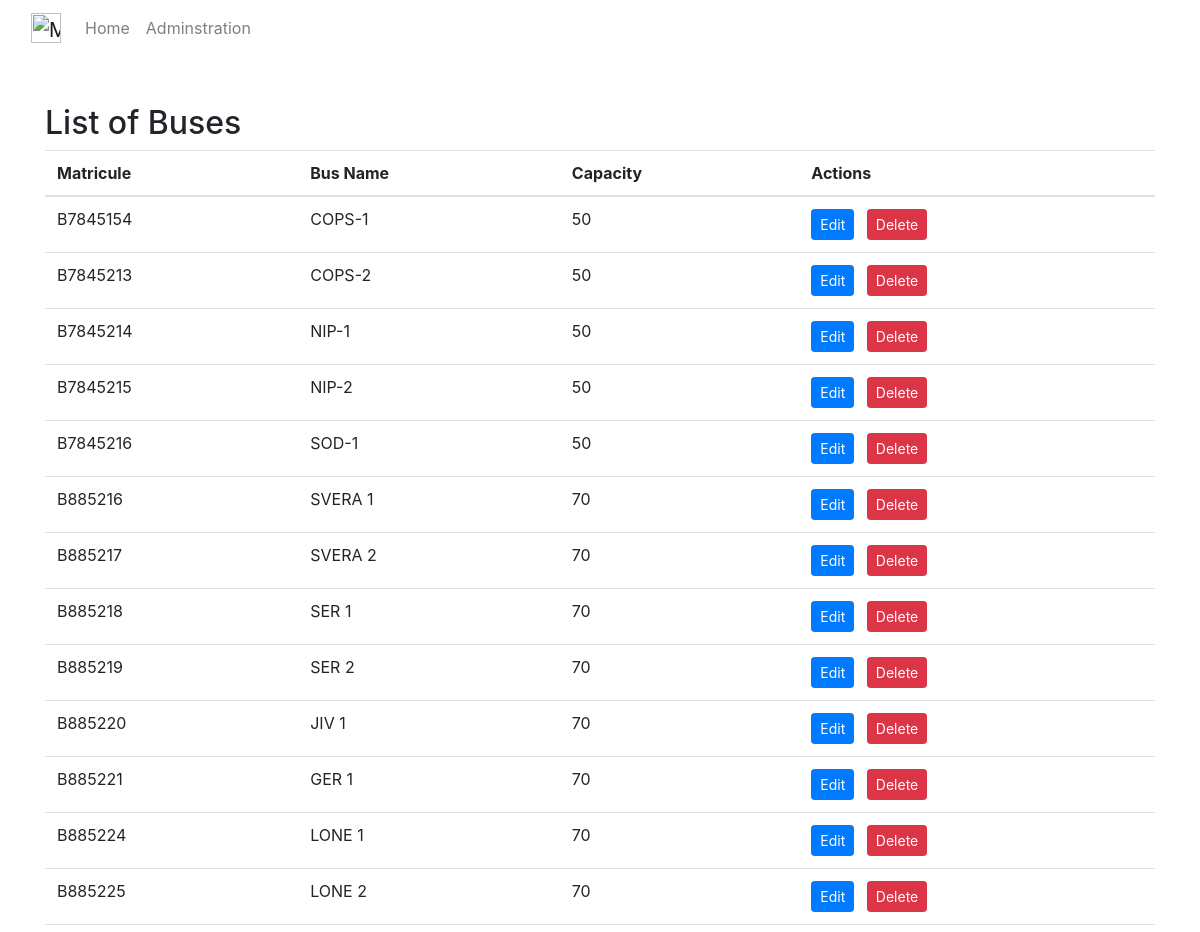
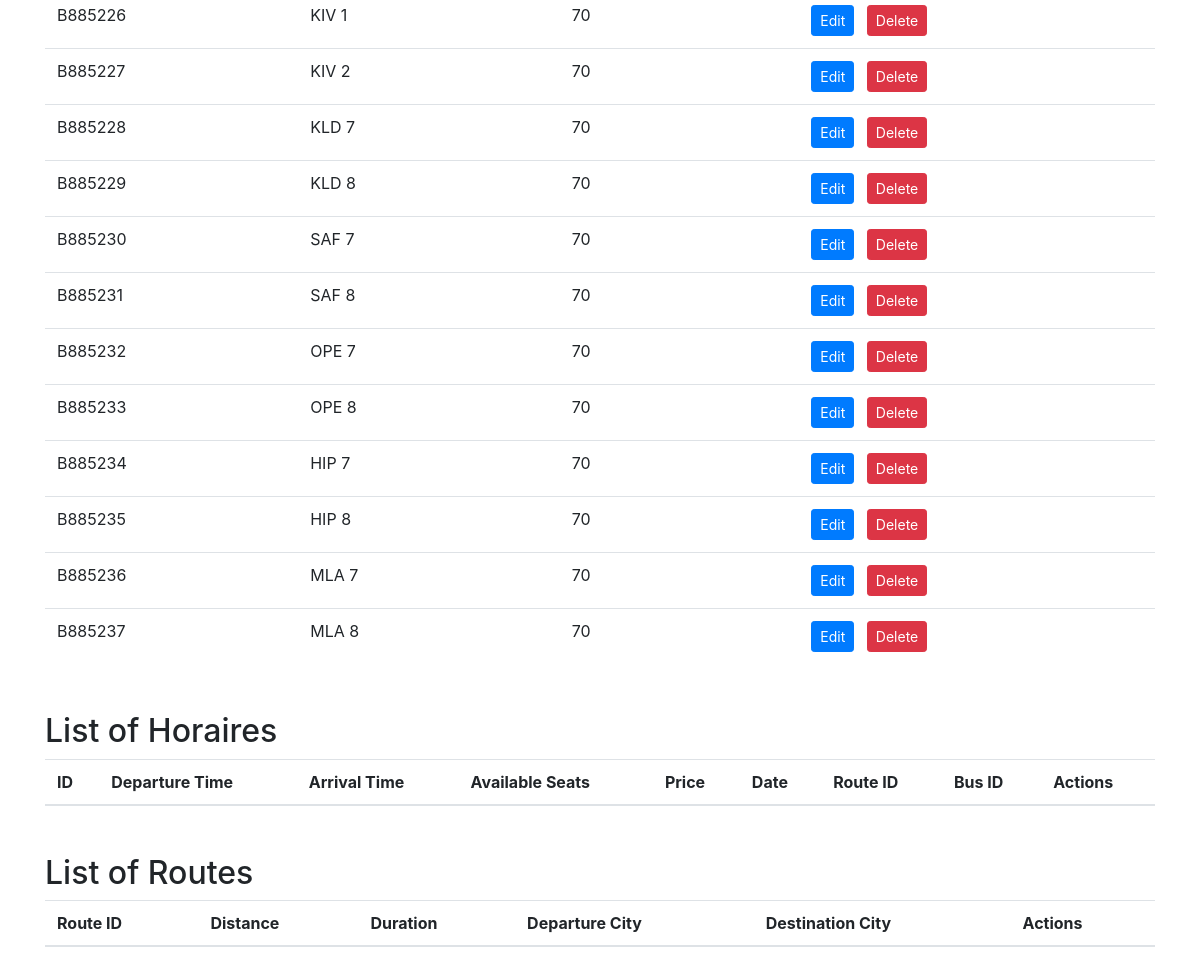
Page /adminstration.php on the committed database (2 pictures, top to bottom).
### tables this page shows
create table Bus(
    busNombre int primary key AUTO_INCREMENT,
    matricule varchar(8) not null,
    busNom varchar(40) not null,
    capac int not null,
    idEn int not null,
    foreign key (idEn) references Entreprise(idEn)
);

### adminstration.php (called while the page is built, shortened)
<?php
include "nav-bar.php";
include "controller\BusController.php";
$busController = new BusController();
$busController->getBuses();
$horaireController = new HoraireController();
$horaireController->getHoraires();
$routeController = new RouteController();
$routeController->getRoutes();
?>

### controller/BusController.php (called while the page is built, shortened)
<?php
require_once 'C:\\xampp\\htdocs\\Brief9\\model\bus\modelBus.php';
require_once 'C:\\xampp\\htdocs\\Brief9\\model\bus\BusDAO.php';
class BusController {
    function getBuses() {
        $busDAO = new BusDAO();
        $buses = $busDAO->getBuses();
        include "View\Bus.php" ;
    }
}
?>

### connection/connexion.php (called while the page is built, shortened)
<?php
class Database {
    private static $instance;
    private $connection;
    private function __construct() {
        $this->connection = new PDO("mysql:host=" . DB_HOST . ";dbname=" . DB_NAME, DB_USER, DB_PASS);
        $this->connection->setAttribute(PDO::ATTR_ERRMODE, PDO::ERRMODE_EXCEPTION);
    }
    public static function getInstance() {
        if (!self::$instance) {
            self::$instance = new Database();
        }
        return self::$instance;
    }
    public function getConnection() {
        return $this->connection;
    }
}
?>

### model/bus/busDAO.php (called while the page is built, shortened)
<?php
require_once 'C:\\xampp\\htdocs\\Brief9\\connection\\connexion.php';
require_once 'C:\\xampp\\htdocs\\Brief9\\model\\bus\\modelBus.php';
class BusDAO
{
    private $db;
    public function __construct()
    {
        $this->db = Database::getInstance()->getConnection();
    }
    public function getBuses()
{
    $query = "SELECT * FROM Bus;";
    $stmt = $this->db->query($query);
    $stmt->execute();
    $busesData = $stmt->fetchAll();
    $busesList = array();
    foreach ($busesData as $bus) {
        $busesList[] = new Bus(
            $bus["matricule"],
            $bus["busNom"],
            $bus["capac"],
            $bus["idEn"]
        );
    }
    return $busesList;
}
}
?>

### model/bus/modelBus.php (called while the page is built, shortened)
<?php
class Bus {
    private $matricule;
    private $busNom;
    private $capac;
    public function __construct($matricule, $busNom, $capac, $idEn)
    {
        $this->matricule = $matricule;
        $this->busNom = $busNom;
        $this->capac = $capac;
    }
    public function getMatricule()
    {
        return $this->matricule;
    }
    public function getBusNom()
    {
        return $this->busNom;
    }
    public function getCapac()
    {
        return $this->capac;
    }
}
?>

### controller/HoraireController.php (called while the page is built, shortened)
<?php
class HoraireController {
    function getHoraires() {
        include "View\Horaire.php" ;
    }
}
?>

### controller/RouteController.php (called while the page is built, shortened)
<?php
class RouteController {
    function getRoutes() {
        include "View\Route.php" ;
    }
}
?>

### view/Bus.php (the view, shortened to what this page needs)
<!DOCTYPE html>
<html lang="en">
<head>
    <link rel="stylesheet" href="https://stackpath.bootstrapcdn.com/bootstrap/4.3.1/css/bootstrap.min.css">
</head>
<body>
<div class="container mt-5">
    <h2>List of Buses</h2>
    <table class="table">
        <thead>
        <tr>
            <th>Matricule</th>
            <th>Bus Name</th>
            <th>Capacity</th>
            <th>Actions</th>
        </tr>
        </thead>
        <tbody>
        <?php foreach ($buses as $bus): ?>
            <tr>
                <td><?php echo $bus->getMatricule(); ?></td>
                <td><?php echo $bus->getBusNom(); ?></td>
                <td><?php echo $bus->getCapac(); ?></td>
                <td>
                    <a href="#" class="btn btn-primary btn-sm mr-2">Edit</a>
                    <form action="deleteBus.php" method="post" class="d-inline">
                        <button type="submit" class="btn btn-danger btn-sm">Delete</button>
                    </form>
                </td>
            </tr>
        <?php endforeach; ?>
        </tbody>
    </table>
</div>
</body>
</html>

### nav-bar.php (shortened to what this page needs)
<nav class="navbar navbar-expand-lg navbar-light bg-body-tertiary">
<div class="container-fluid">
    <div class="collapse navbar-collapse" id="navbarSupportedContent">
    <a class="navbar-brand mt-2 mt-lg-0" href="index.php">
        <img
        src="https://fr.seaicons.com/wp-content/uploads/2015/11/bus-icon.png"
        height="30"
        alt="MDB Logo"
        loading="lazy"
        />
    </a>
    <ul class="navbar-nav me-auto mb-2 mb-lg-0">
        <li class="nav-item">
        <a class="nav-link" href="index.php">Home</a>
        </li>
        <li class="nav-item">
        <a class="nav-link" href="adminstration.php">Adminstration</a>
        </li>
    </ul>
    </div>
</div>
</nav>

### view/Horaire.php (shortened to what this page needs)
<!DOCTYPE html>
<html lang="en">
<head>
    <link rel="stylesheet" href="https://stackpath.bootstrapcdn.com/bootstrap/4.3.1/css/bootstrap.min.css">
</head>
<body>
<div class="container mt-5">
    <h2>List of Horaires</h2>
    <table class="table">
        <thead>
        <tr>
            <th>ID</th>
            <th>Departure Time</th>
            <th>Arrival Time</th>
            <th>Available Seats</th>
            <th>Price</th>
            <th>Date</th>
            <th>Route ID</th>
            <th>Bus ID</th>
            <th>Actions</th>
        </tr>
        </thead>
    </table>
</div>
</body>
</html>

### view/Route.php (shortened to what this page needs)
<!DOCTYPE html>
<html lang="en">
<head>
    <link rel="stylesheet" href="https://stackpath.bootstrapcdn.com/bootstrap/4.3.1/css/bootstrap.min.css">
</head>
<body>
<div class="container mt-5">
    <h2>List of Routes</h2>
    <table class="table">
        <thead>
        <tr>
            <th>Route ID</th>
            <th>Distance</th>
            <th>Duration</th>
            <th>Departure City</th>
            <th>Destination City</th>
            <th>Actions</th>
        </tr>
        </thead>
    </table>
</div>
</body>
</html>

### rows in the picture
bus: matricule "B7845154", busNom "COPS-1", capac "50"
bus: matricule "B7845213", busNom "COPS-2", capac "50"
bus: matricule "B7845214", busNom "NIP-1", capac "50"
bus: matricule "B7845215", busNom "NIP-2", capac "50"
bus: matricule "B7845216", busNom "SOD-1", capac "50"
bus: matricule "B885216", busNom "SVERA 1", capac "70"
bus: matricule "B885217", busNom "SVERA 2", capac "70"
bus: matricule "B885218", busNom "SER 1", capac "70"
bus: matricule "B885219", busNom "SER 2", capac "70"
bus: matricule "B885220", busNom "JIV 1", capac "70"
bus: matricule "B885221", busNom "GER 1", capac "70"
bus: matricule "B885224", busNom "LONE 1", capac "70"
bus: matricule "B885225", busNom "LONE 2", capac "70"
bus: matricule "B885226", busNom "KIV 1", capac "70"
bus: matricule "B885227", busNom "KIV 2", capac "70"
bus: matricule "B885228", busNom "KLD 7", capac "70"
bus: matricule "B885229", busNom "KLD 8", capac "70"
bus: matricule "B885230", busNom "SAF 7", capac "70"
bus: matricule "B885231", busNom "SAF 8", capac "70"
bus: matricule "B885232", busNom "OPE 7", capac "70"
bus: matricule "B885233", busNom "OPE 8", capac "70"
bus: matricule "B885234", busNom "HIP 7", capac "70"
bus: matricule "B885235", busNom "HIP 8", capac "70"
bus: matricule "B885236", busNom "MLA 7", capac "70"
bus: matricule "B885237", busNom "MLA 8", capac "70"
